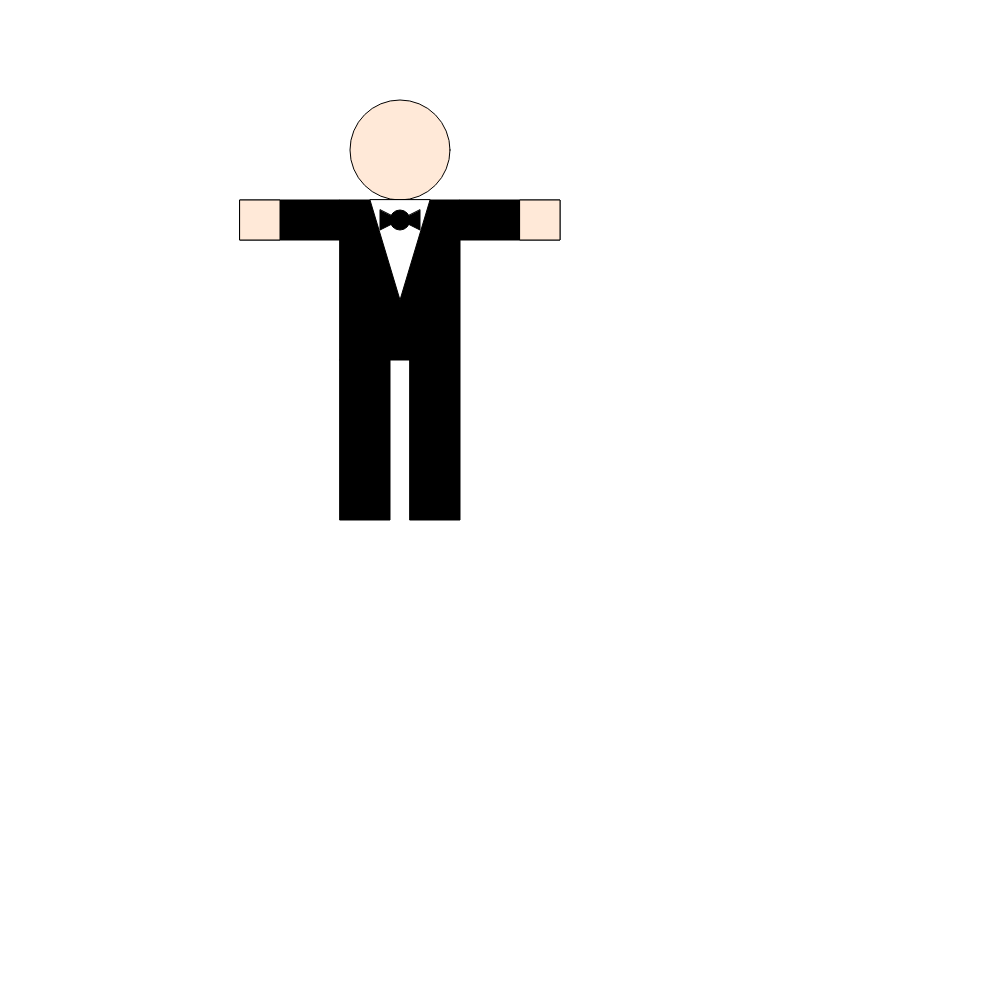
Frame 1 (no input)
Frame 60 (no input): identical to frame 1, image omitted
Frame 120 (the mouse pressed at the canvas centre since frame 60): identical to frame 1, image omitted

The p5.js sketch that drew this single still picture (run headless with seeded random() and noise() and a simulated clock; from frame 60 on, the mouse is pressed at the canvas centre):

// p5.js sketch
// ── sketch.js
function setup() {
  createCanvas(1000, 1000)
  fill(255, 233, 216)//skin
  ellipse(400, 150, 100, 100)//head
  fill(0, 0, 0)//black
  rect(340, 200, 120, 160)//body
  rect(340, 360, 50, 160)//left leg
  rect(410, 360, 50, 160)//right leg
  rect(240, 200, 100, 40)//left arm
  rect(460, 200, 100, 40)//right arm 
  fill(255, 233, 216)//skin
  rect(240, 200, 40, 40)//left hand
  rect(520, 200, 40, 40)//right hand
  fill(255, 255, 255)//white
  triangle(370, 200, 400, 300, 430, 200)//white tux
  fill(0, 0, 0)//black
  ellipse(400, 220, 20, 20)//circle bowtie
  triangle(380, 210, 380, 230, 400, 220)
  triangle(420, 210, 420, 230, 400, 220)
}

function draw() {
  // put drawing code here
}
